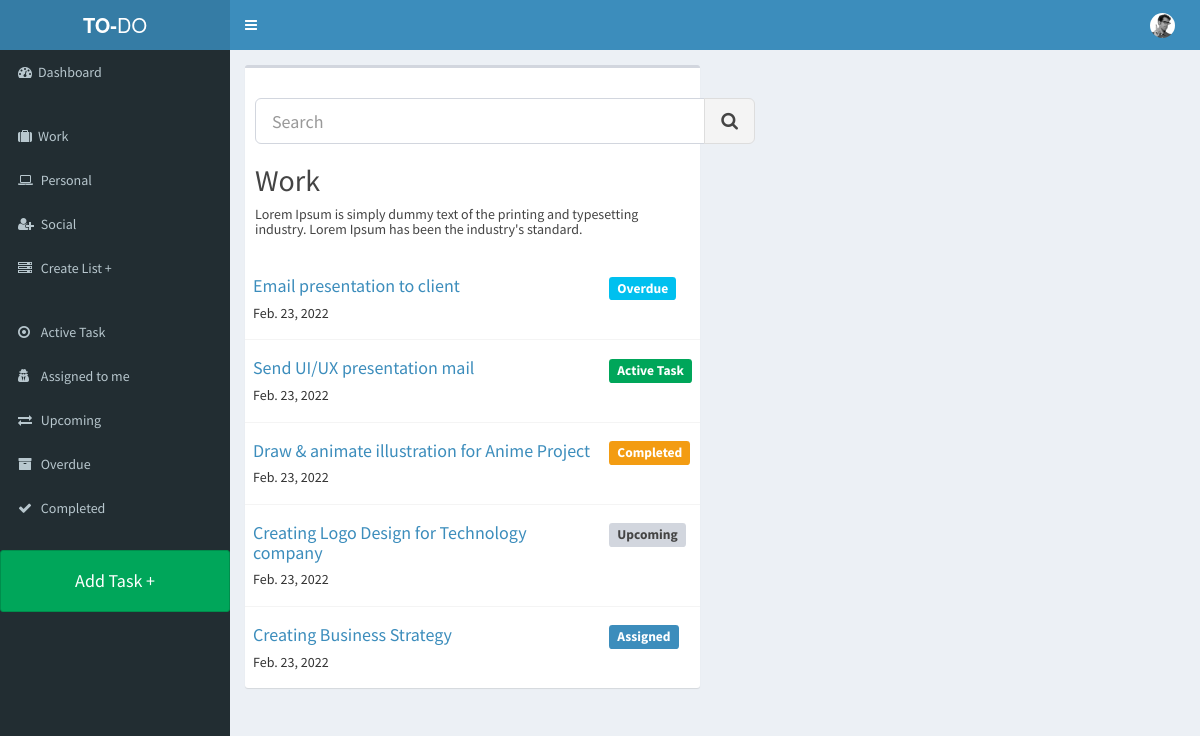
Screenshot of /create_list/ with the database file from the repository.
### app/models.py (models this page shows, shortened)
class Article(models.Model):
    title = models.CharField(max_length=250, null=True, blank=True)
    body = models.CharField(max_length=2000)
    status = models.CharField(max_length=20, null=True, blank=True)
    created_at = models.DateTimeField(auto_now_add=True)

### app/views.py (the view)
# urls.py: path('create_list/', views.create_list, name='create_list'),
def create_list(request):
    articles = Article.objects.all()
    return render(request, 'create_list.html',{"articles": articles})

### templates/create_list.html (shortened to what this page needs)
{% extends 'layouts/main.html' %}
{% load static %}
{% block content %}
    <section class="content">
        <div class="row">
            <div class="col-xs-6">
            <div class="box">
                <div class="box-header">
                    <br>
                    <div class="input-group input-group-lg" style="width: 500px;">
                        <input type="text" name="table_search" class="form-control pull-right" placeholder="Search">
                        <div class="input-group-btn">
                            <button type="submit" class="btn btn-default"><i class="fa fa-search"></i></button>
                        </div>
                    </div>
                    <h2>Work</h2>
                    <h5>Lorem Ipsum is simply dummy text of the printing and typesetting industry. Lorem Ipsum has been the industry's standard.</h5>
                </div>
                <div class="box-body table-responsive no-padding">
                    <table class="table table-hover">
                        <tbody>
                            {% for article in articles %}
                            <tr>
                                <td><a href="{% url 'task_details' article.id %}"><h4>{{article.title}}</h4></a><h5>{{article.created_at | date}}</h5></td>
                                {% if article.status == 'Active Task' %}
                                <td><h4><span class="label label-success">Active Task</span></h4></td>
                                {% elif article.status == 'Assigned to me' %}
                                <td><h4><span class="label label-primary"> Assigned </span></h4></td>
                                {% elif article.status == 'Completed' %}
                                <td><h4><span class="label label-warning"> Completed </span></h4></td>
                                {% elif article.status == 'Upcoming' %}
                                <td><h4><span class="label label-default"> Upcoming </span></h4></td>
                                {% else %}
                                <td><h4><span class="label label-info"> Overdue </span></h4></td>
                                {% endif %}
                            </tr>
                            {% endfor %}
                        </tbody>
                    </table>
                </div>
            </div>
            </div>
        </div>
    </section>
{% endblock %}

### rows the page displays
Article: title "Email presentation to client", created_at "Feb. 23, 2022", status "Overdue"
Article: title "Send UI/UX presentation mail", created_at "Feb. 23, 2022", status "Active Task"
Article: title "Draw & animate illustration for Anime Project", created_at "Feb. 23, 2022", status "Completed"
Article: title "Creating Logo Design for Technology company", created_at "Feb. 23, 2022", status "Upcoming"
Article: title "Creating Business Strategy", created_at "Feb. 23, 2022", status "Assigned"
